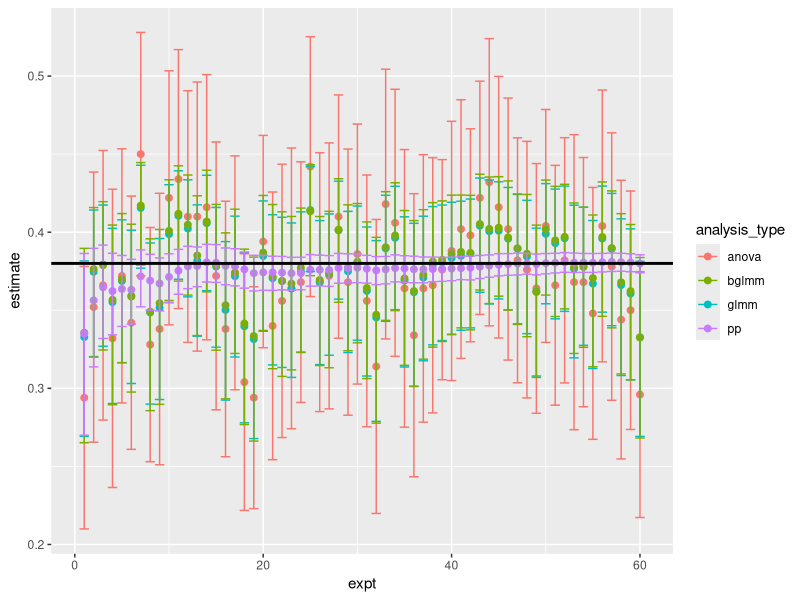

Reproduce this figure in R.
# trying to plot freq bayes dataset graph

library(reshape2)
library(ggplot2)


saved_0_2 <- read.delim("saved_0_2.txt")
plot_dataset_0_2 <- saved_0_2[,c("expt","analysis_type","b_sex_cond_lower","b_sex_cond_upper","b_sex_cond_med")]


#transform everything to same scale as anovas
plot_dataset_0_2$estimate <- ifelse((plot_dataset_0_2$analysis_type == "anova"), plot_dataset_0_2$b_sex_cond_med, (exp(plot_dataset_0_2$b_sex_cond_med)/(1+exp(plot_dataset_0_2$b_sex_cond_med)))-0.5)
plot_dataset_0_2$estimate_upper <- ifelse((plot_dataset_0_2$analysis_type == "anova"), plot_dataset_0_2$b_sex_cond_upper, (exp(plot_dataset_0_2$b_sex_cond_upper)/(1+exp(plot_dataset_0_2$b_sex_cond_upper)))-0.5)
plot_dataset_0_2$estimate_lower <- ifelse((plot_dataset_0_2$analysis_type == "anova"), plot_dataset_0_2$b_sex_cond_lower, (exp(plot_dataset_0_2$b_sex_cond_lower)/(1+exp(plot_dataset_0_2$b_sex_cond_lower)))-0.5)



#plot on same axis
limits <- aes(ymax = plot_dataset_0_2$estimate_upper, ymin = plot_dataset_0_2$estimate_lower)
APlot <- ggplot(plot_dataset_0_2, aes(x=expt, y=estimate, group =analysis_type, col=analysis_type))
APlot + geom_point(data = plot_dataset_0_2, size = 2) + 
  geom_errorbar(limits, width = 1) +
  geom_hline(aes(yintercept=0.38), linetype="solid", color="black", size=1, show.legend=FALSE)
  ylab("estimate")

  
### making subsets -in case plot by separate graphs? no longer needed##
#just_anova <- subset(plot_dataset_0_2, plot_dataset_0_2$analysis_type=="anova")
#just_glmm <- subset(plot_dataset_0_2, plot_dataset_0_2$analysis_type=="glmm")
#just_bglmm <- subset(plot_dataset_0_2, plot_dataset_0_2$analysis_type=="bglmm")
#just_pp <- subset(plot_dataset_0_2, plot_dataset_0_2$analysis_type =="pp")

